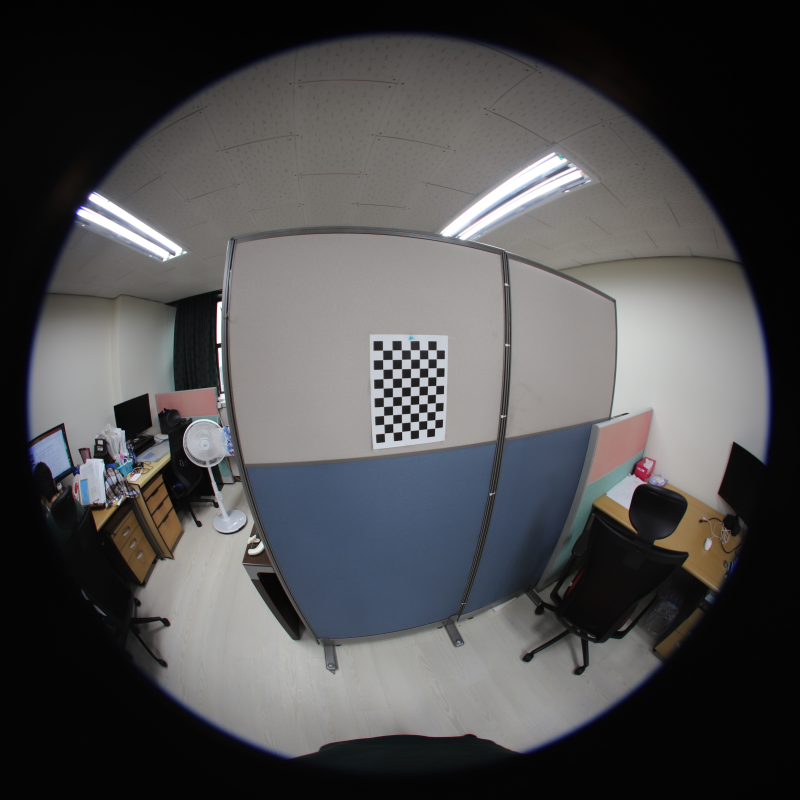
//> input picture example.jpg, 1600 x 1600 px (shown at 1/2 size)
$ ./not_used_cali ./   (built with g++ and OpenCV 4)
//> lines starting //> are read from the running program, lines starting //| are printed output that depends on the picture; after the words box and inside, x2 and y2 are one past the last pixel; in counts of white or black regions, pixels touching at a corner belong together
// fisheye correction refers from
// https://github.com/astar-ai/calicam_mono/blob/master/calicam_mono.cpp


//proportional to latitude.  (equisolid -> equidistant)
#include <algorithm>
#include <cstdio>
#include <iostream>
#include <regex>
#include <dirent.h>
#include <opencv4/opencv2/opencv.hpp>
#include <opencv4/opencv2/calib3d.hpp>
#include <string>
#include <time.h>
#include <opencv4/opencv2/ccalib.hpp>
#include <opencv4/opencv2/ccalib/omnidir.hpp>
#include <cmath>

const int BOARDWIDTH = 7;
const int BOARDHEIGHT = 10;

float SQUARESIZE = 25;

using namespace std;
using namespace cv;


vector<string> viewlistname;

inline double MatRowMul(cv::Matx33d m, double x, double y, double z, int r) {
  return m(r,0) * x + m(r,1) * y + m(r,2) * z;
}

struct CalibSettings
{
    int getFlag()
    {
        int flag = 0;
        // flag |= omnidir::CALIB_USE_GUESS;
        // flag |= omnidir::CALIB_FIX_SKEW;
        flag |= cv::fisheye::CALIB_RECOMPUTE_EXTRINSIC;
        flag |= cv::fisheye::CALIB_CHECK_COND;
        flag |= cv::fisheye::CALIB_FIX_SKEW;
        return flag;
    }

    Size getBoardSize()
    {
        return Size(BOARDWIDTH, BOARDHEIGHT);
    }

    float getSquareSize()
    {
        return SQUARESIZE;
    }
};

CalibSettings s;
static void calcBoardCornerPositions(Size boardSize, float squareSize, vector<Point3f>& corners)
{
    corners.clear();
    for (int i = 0; i < boardSize.height; ++i)
        for (int j = 0; j < boardSize.width; ++j)
            corners.push_back(Point3f(j * squareSize, i * squareSize, 0));
}
vector<string> getImageList(string path)
{
//> called with path = "./"
    vector<string> imagesName;
    DIR* dir;
    struct dirent* ent;
    if ((dir = opendir(path.c_str())) != NULL) {
        while ((ent = readdir(dir)) != NULL) {
            string tmpFileName = ent->d_name;
            if (tmpFileName.length() > 4) {
                auto nPos = tmpFileName.find(".jpg");
                if (nPos != string::npos) {
                    imagesName.push_back(path + '/' + tmpFileName);
                    viewlistname.push_back(tmpFileName);
                } else {
                    nPos = tmpFileName.find(".JPG");
                    if (nPos != string::npos)
                        imagesName.push_back(path + '/' + tmpFileName);
                        viewlistname.push_back(tmpFileName);
                }
            }
        }
        closedir(dir);
    }
    return imagesName;
}

// [88 lines left out: function FocalLength, not called in this run]

enum{
        RECTIFY_PERSPECTIVE         = 1,
        RECTIFY_CYLINDRICAL         = 2,
        RECTIFY_LONGLATI            = 3,
        RECTIFY_STEREOGRAPHIC       = 4,
        RECTIFY_FISHEYE             = 5
    };

// [381 lines left out: functions mProjectPoints, mInitUndistortRectifyMap, mdrawingCircle, not called in this run]

Mat mCorrection(Mat img, InputArray _rvec, InputArray _tvec, InputArray _K, InputArray _D)
{
    CV_Assert(_rvec.total() * _rvec.channels() == 3 && (_rvec.depth() == CV_32F || _rvec.depth() == CV_64F));
    CV_Assert(_tvec.total() * _tvec.channels() == 3 && (_tvec.depth() == CV_32F || _tvec.depth() == CV_64F));
    CV_Assert(_tvec.getMat().isContinuous() && _rvec.getMat().isContinuous());

    Vec3d om = _rvec.depth() == CV_32F ? (Vec3d)*_rvec.getMat().ptr<Vec3f>() : *_rvec.getMat().ptr<Vec3d>();
    Vec3d T  = _tvec.depth() == CV_32F ? (Vec3d)*_tvec.getMat().ptr<Vec3f>() : *_tvec.getMat().ptr<Vec3d>();

    CV_Assert(_K.size() == Size(3,3) && (_K.type() == CV_32F || _K.type() == CV_64F) && _D.type() == _K.type() && _D.total() == 4);

    Size viewSize = img.size();

    cv::Vec2d f, c;
    if (_K.depth() == CV_32F)
    {

        Matx33f K = _K.getMat();
        f = Vec2f(K(0, 0), K(1, 1));
        c = Vec2f(K(0, 2), K(1, 2));
    }
    else
    {
        Matx33d K = _K.getMat();
        f = Vec2d(K(0, 0), K(1, 1));
        c = Vec2d(K(0, 2), K(1, 2));
    }

    Vec4d k = _D.depth() == CV_32F ? (Vec4d)*_D.getMat().ptr<Vec4f>(): *_D.getMat().ptr<Vec4d>();

    Matx33d R;
    Matx<double, 3, 9> dRdom;
    Rodrigues(om, R, dRdom);
    Affine3d aff(om, T);

    Mat corimg = cv::Mat::zeros(viewSize, img.type());

    for(int h=0; h< viewSize.height; h++)
    {
        double h_ = h - c[0];

        for(int w=0; w<viewSize.width; w++)
        {
            double w_ = w - c[1];

            // TODO apply normalization
            // double norm = sqrt()

            double theta = atan2(h_,w_);
            double r = sqrt(w_*w_+h_*h_);

            double theta2 = theta*theta, theta3 = theta2*theta, theta4 = theta2*theta2, theta5 = theta4*theta,
                theta6 = theta3*theta3, theta7 = theta6*theta, theta8 = theta4*theta4, theta9 = theta8*theta;

            double theta_d = theta + k[0]*theta3 + k[1]*theta5 + k[2]*theta7 + k[3]*theta9;

            // cout << "theta_d : " << theta_d << endl;
            double inv_r = r > 1e-8 ? 1.0/r : 1;
            double cdist = r > 1e-8 ? theta_d * inv_r : 1;

            double x_ = cdist * r * w_;
            double y_ = cdist * r * h_;
            Vec3d xd1(x_, y_, 1);
            Vec3d Y = aff*xd1;

            // cout << "Y : " << Y << endl;
            Vec2d xd3(Y[0]/Y[2], Y[1]/Y[2]);

            // cout << "xd3 : " << xd3 << endl;
            Vec2d xd5 = xd3;

            Vec2i final_point(cvRound(xd5[0] * f[0] + viewSize.width/2), cvRound(xd5[1] * f[1] + viewSize.height/2));

            // cout << "final_point : " << final_point << endl;

            if (0<=final_point[0] && 0<=final_point[1] && final_point[1]< h && final_point[0] < w)
                corimg.at<uchar>(h,w) = img.at<uchar>(final_point);
        }
    }

    return corimg;

}


int main(int argc, char** argv)
{
    srand(time(0));

    if (argc < 2) {
        cout << "Usage: " << argv[0] << " <pic path> [square size(mm)]" << endl;
        return 0;
    }
    if (argc == 3) {
        std::string size;
        size = argv[2];
        SQUARESIZE = std::stof(size);
    }

    string pathDirectory = argv[1];
    auto imagesName = getImageList(pathDirectory);

    vector<vector<Point2f>> imagePoints;
    Size imageSize;
    vector<vector<Point3f>> objectPoints;
    vector<Mat> viewlist;
    for (auto image_name : imagesName) {
        Mat view;
        view = imread(image_name.c_str());
//> view is the input picture: 1600 rows x 1600 cols, CV_8UC3; mean B, G, R 77.9, 77, 77.5

        imageSize = view.size();
//> imageSize = Size(1600, 1600)
        vector<Point2f> pointBuf;
        // find the corners
        bool found = findChessboardCorners(view, s.getBoardSize(), pointBuf, CALIB_CB_ADAPTIVE_THRESH | CALIB_CB_FAST_CHECK | CALIB_CB_ACCURACY |CALIB_CB_NORMALIZE_IMAGE);
//> pointBuf = 70 Points (x, y), first 12: [765.4, 700.5], [784.4, 700.5], [802.9, 700], [820.7, 700.3], [838.8, 699.9], [856, 700.2], [872.6, 700], [765.7, 719.7], [784.5, 719.2], [803.3, 719], [821.4, 718.5], [839, 718.6]; found = true
        if (found) {
            Mat viewGray;
            cvtColor(view, viewGray, COLOR_BGR2GRAY);
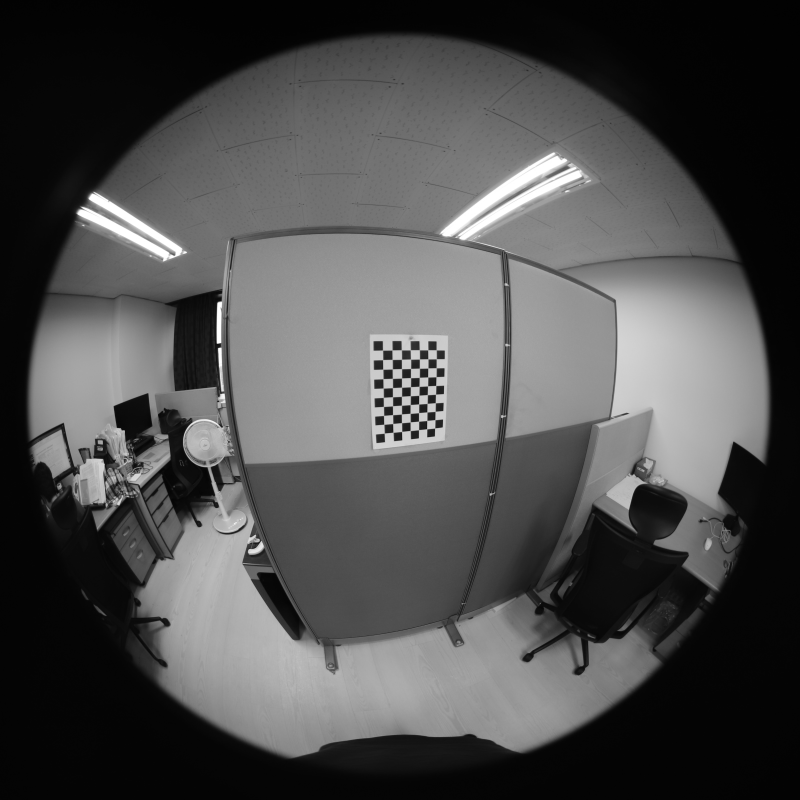
//> viewGray: 1600 rows x 1600 cols, CV_8UC1 (shown at 1/2 size); min 0, max 255, mean 77.3
            cornerSubPix(viewGray, pointBuf, Size(11, 11), Size(-1, -1), TermCriteria(TermCriteria::EPS + TermCriteria::COUNT + TermCriteria::MAX_ITER, imagesName.size(), 1e-10));
//> pointBuf = 70 Points (x, y), first 12: [765.5, 700.6], [784.5, 700.4], [803.1, 700.2], [820.9, 700.2], [839, 700.1], [856.1, 700.1], [872.7, 700.2], [765.8, 719.7], [784.8, 719.3], [803.4, 719], [821.6, 718.7], [839.2, 718.4]
            imagePoints.push_back(pointBuf);
//> imagePoints = 1 point lists
            drawChessboardCorners(view, s.getBoardSize(), Mat(pointBuf), found);
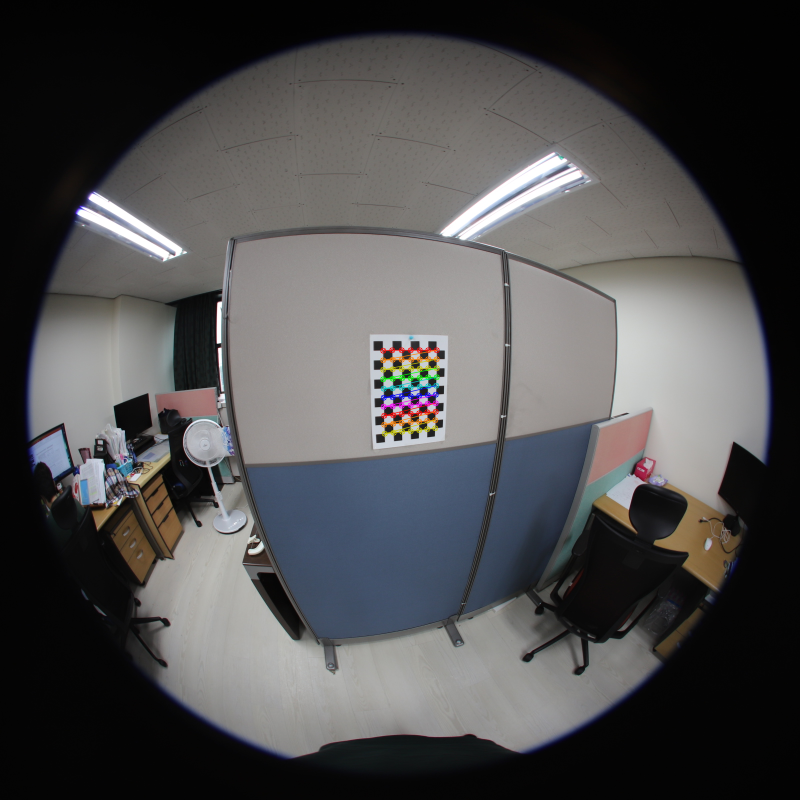
//> view: 1600 rows x 1600 cols, CV_8UC3 (shown at 1/2 size); 0.43% of pixels changed, all inside (x1, y1, x2, y2) = (760, 694, 880, 874)
            cout << image_name << endl;
            viewlist.push_back(view);
            vector<Point3f> obj;
            calcBoardCornerPositions(s.getBoardSize(), s.getSquareSize(), obj);
            objectPoints.push_back(obj);
        } else {
            cout << image_name << " found corner failed! & removed!" << endl;
        }
    }
//> pass 2 of the loop `for (auto image_name : imagesName)`:
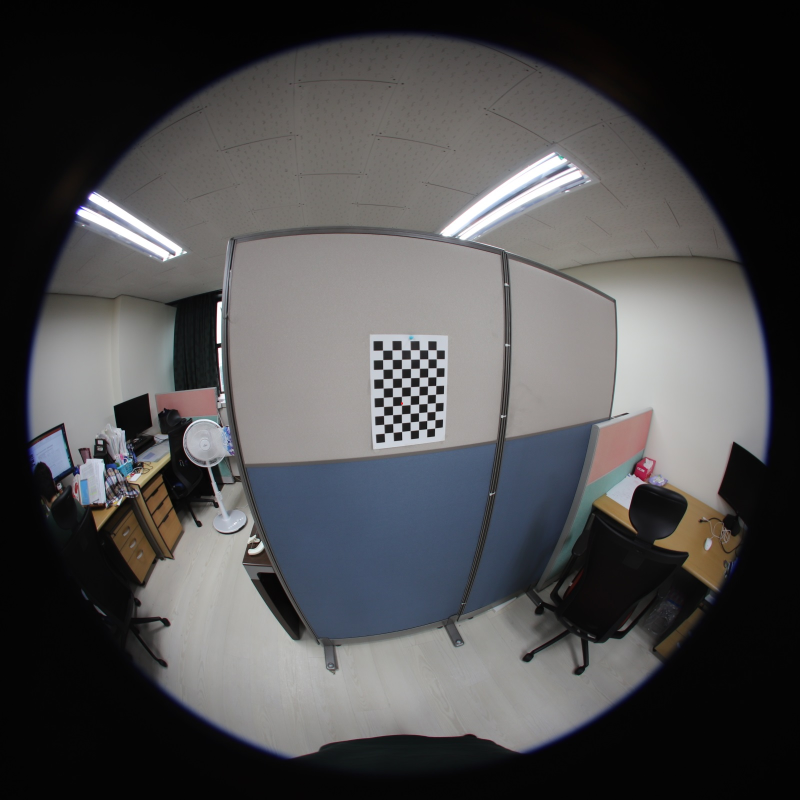
//> input picture ex1.JPG, 1600 x 1600 px (shown at 1/2 size)
//> view is the input picture: 1600 rows x 1600 cols, CV_8UC3; mean B, G, R 78, 77, 77.5
//> `bool found = findChessboardCorners(view, s.getBoardSize(), pointBuf, C..`: pointBuf = 70 Points (x, y), first 12: [765.4, 700.5], [784.4, 700.5], [802.9, 700], [820.7, 700.3], [838.7, 699.8], [856.1, 700.2], [872.6, 700.1], [765.8, 719.7], [784.5, 719.2], [803.3, 719], [821.4, 718.6], [839, 718.6]
//> `cvtColor(view, viewGray, COLOR_BGR2GRAY);`:
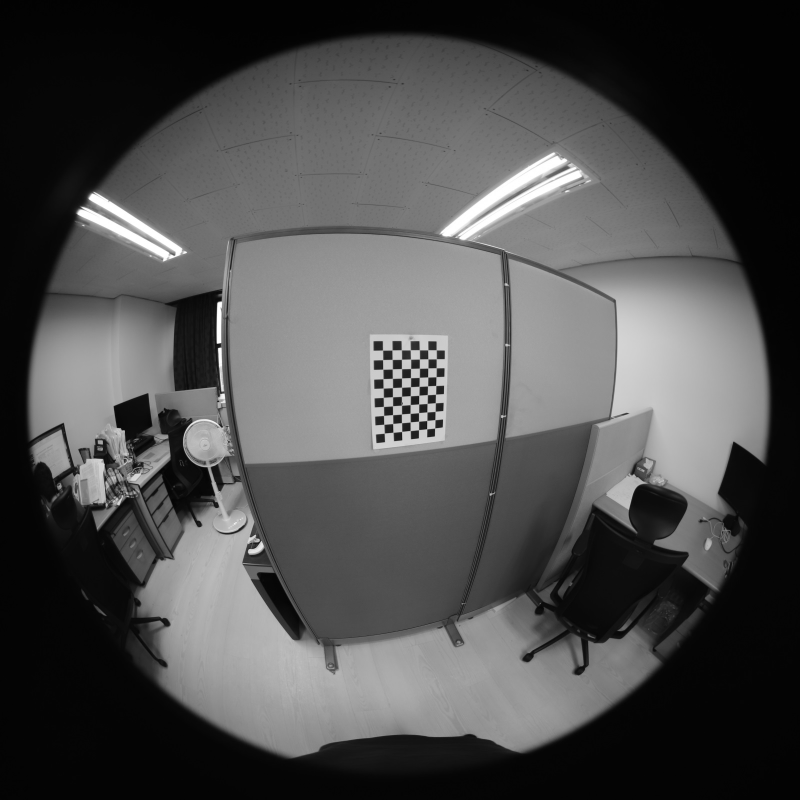
//> viewGray: 1600 rows x 1600 cols, CV_8UC1 (shown at 1/2 size); min 1, max 255, mean 77.3
//> `cornerSubPix(viewGray, pointBuf, Size(11, 11), Size(-1, -1), TermCrite..`: pointBuf = 70 Points (x, y), first 12: [765.5, 700.6], [784.5, 700.4], [803, 700.2], [820.9, 700.2], [839, 700.1], [856.1, 700.1], [872.8, 700.2], [765.8, 719.7], [784.8, 719.3], [803.4, 719], [821.6, 718.7], [839.2, 718.4]
//> imagePoints = 2 point lists
//> `drawChessboardCorners(view, s.getBoardSize(), Mat(pointBuf), found);`:
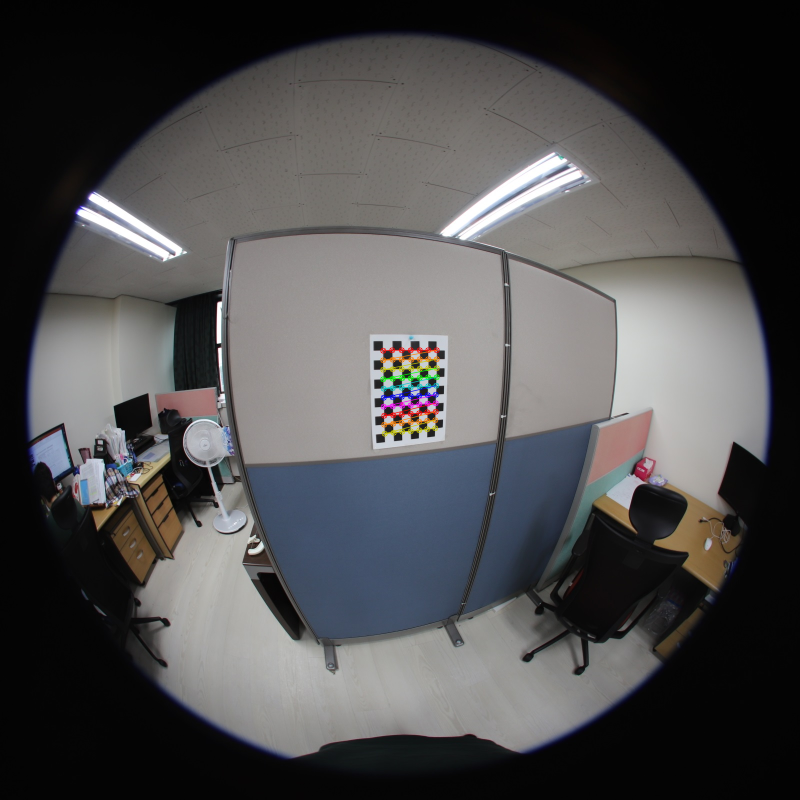
//> view: 1600 rows x 1600 cols, CV_8UC3 (shown at 1/2 size); 0.43% of pixels changed, all inside (x1, y1, x2, y2) = (760, 694, 880, 874)

    cv::Mat cameraMatrix, xi, distCoeffs;

    vector<Mat> rvec, tvec;

    Mat mIdx;

    cout << "-------------imageSize--------------" << endl;
    cout << imageSize << endl;
//| [1600 x 1600]

    // double rms = omnidir::calibrate(objectPoints, imagePoints, imageSize,cameraMatrix, xi, distCoeffs, rvec, tvec, s.getFlag(), TermCriteria(cv::TermCriteria::COUNT + cv::TermCriteria::EPS, objectPoints.size(), 1e-10), mIdx);
    double rms = fisheye::calibrate(objectPoints, imagePoints, imageSize,cameraMatrix, distCoeffs, rvec, tvec, s.getFlag(), TermCriteria(cv::TermCriteria::COUNT + cv::TermCriteria::EPS, objectPoints.size(), 1e-10));
//> cameraMatrix = [[561, 0, 793.8], [0, 549.5, 821.4], [0, 0, 1]]; distCoeffs = [0.104, 12.86, 693.9, -44070.5]; rms = 5271.5

    cout << "-------------mean Reprojection error--------------" << endl;
    cout << rms << endl;
//| 5271.46
    cout << "-------------cameraMatrix--------------" << endl;

    // [6 lines of commented-out code are left out]

    cout << cameraMatrix << endl;
//| [560.9503395918165, 0, 793.8257339622885;
//|  0, 549.5419023058424, 821.4496040688555;
//|  0, 0, 1]

    cout << "---------------distCoeffs--------------" << endl;
    // [10 lines of commented-out code are left out]
    cout << distCoeffs << endl;
//| [0.1037712967505493;
//|  12.85596797331177;
//|  693.9132173944827;
//|  -44070.48486872108]
    cout << "---------------xi--------------" << endl;
    cout << xi << endl;

    for(int i=0; i<viewlist.size(); i++)
    {
        Mat result_ = mCorrection(viewlist[i], rvec[i], tvec[i], cameraMatrix, distCoeffs);
        cv::resize(result_, result_, Size(1000,1000));
        imshow("test", result_);
        waitKey(0);
        cout << viewlistname[i] << endl;
        // string name_ = "./dots/"+viewlistname[i];
        // imwrite(name_, viewlist[i]);
    }
//> this loop made 2 passes
//> (om in mCorrection, T in mCorrection, K in mCorrection, f in mCorrection, c in mCorrection, k in mCorrection) on passes 1 to 2: ([17.82, 8.62, 4.94], [-493.1, 156.7, 1067], [[561, 0, 793.8], [0, 549.5, 821.4], [0, 0, 1]], [561, 549.5], [793.8, 821.4], [0.104, 12.86, 693.9, -44070.5]), ([-273.4, 853.3, -1291.9], [-15.52, 347.3, 1091.3], [[561, 0, 793.8], [0, 549.5, 821.4], [0, 0, 1]], [561, 549.5], [793.8, 821.4], [0.104, 12.86, 693.9, -44070.5])
//| example.jpg
//| not_used_cali.cpp
//> pass 1, `Mat result_ = mCorrection(viewlist[i], rvec[i], tvec[i], cameraMatrix,..`:
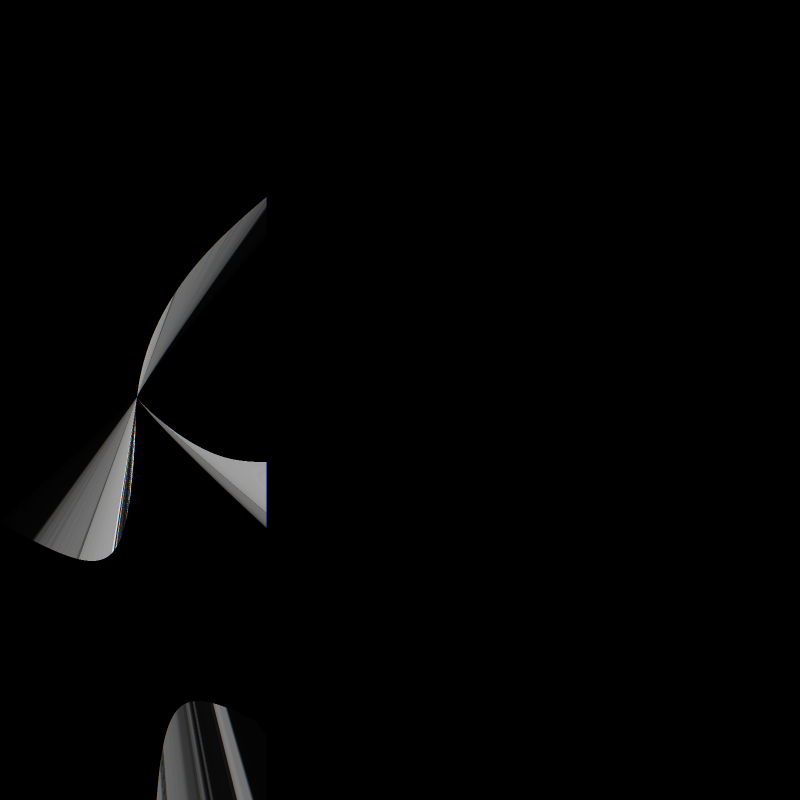
//> result_: 1600 rows x 1600 cols, CV_8UC3 (shown at 1/2 size); mean B, G, R 3.4, 3.4, 3.4
//> pass 2, `Mat result_ = mCorrection(viewlist[i], rvec[i], tvec[i], cameraMatrix,..`:
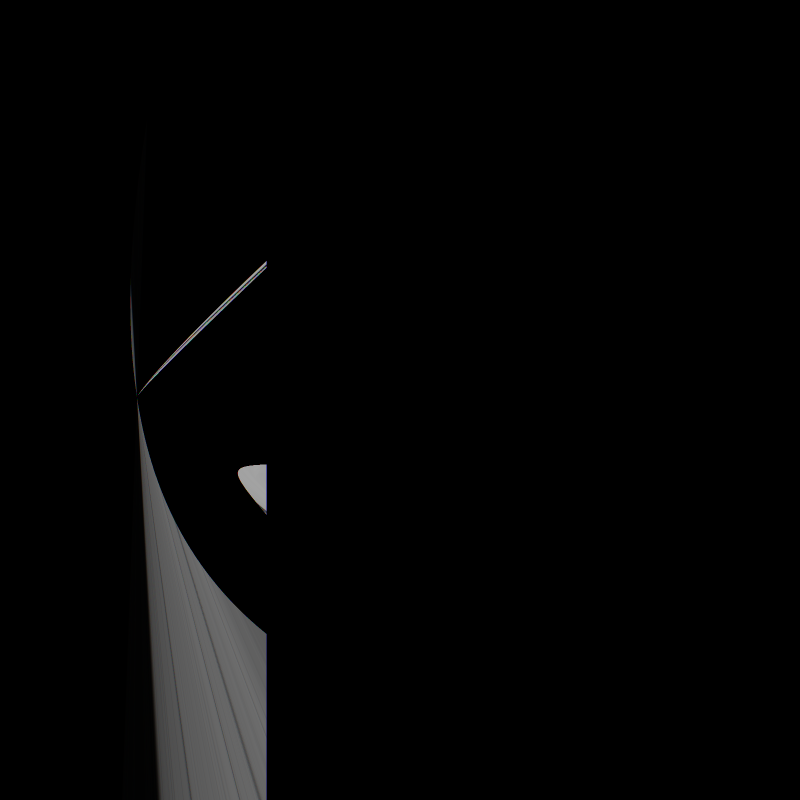
//> result_: 1600 rows x 1600 cols, CV_8UC3 (shown at 1/2 size); mean B, G, R 4.4, 4.4, 4.4

    return 0;
//> (the program exits here)
